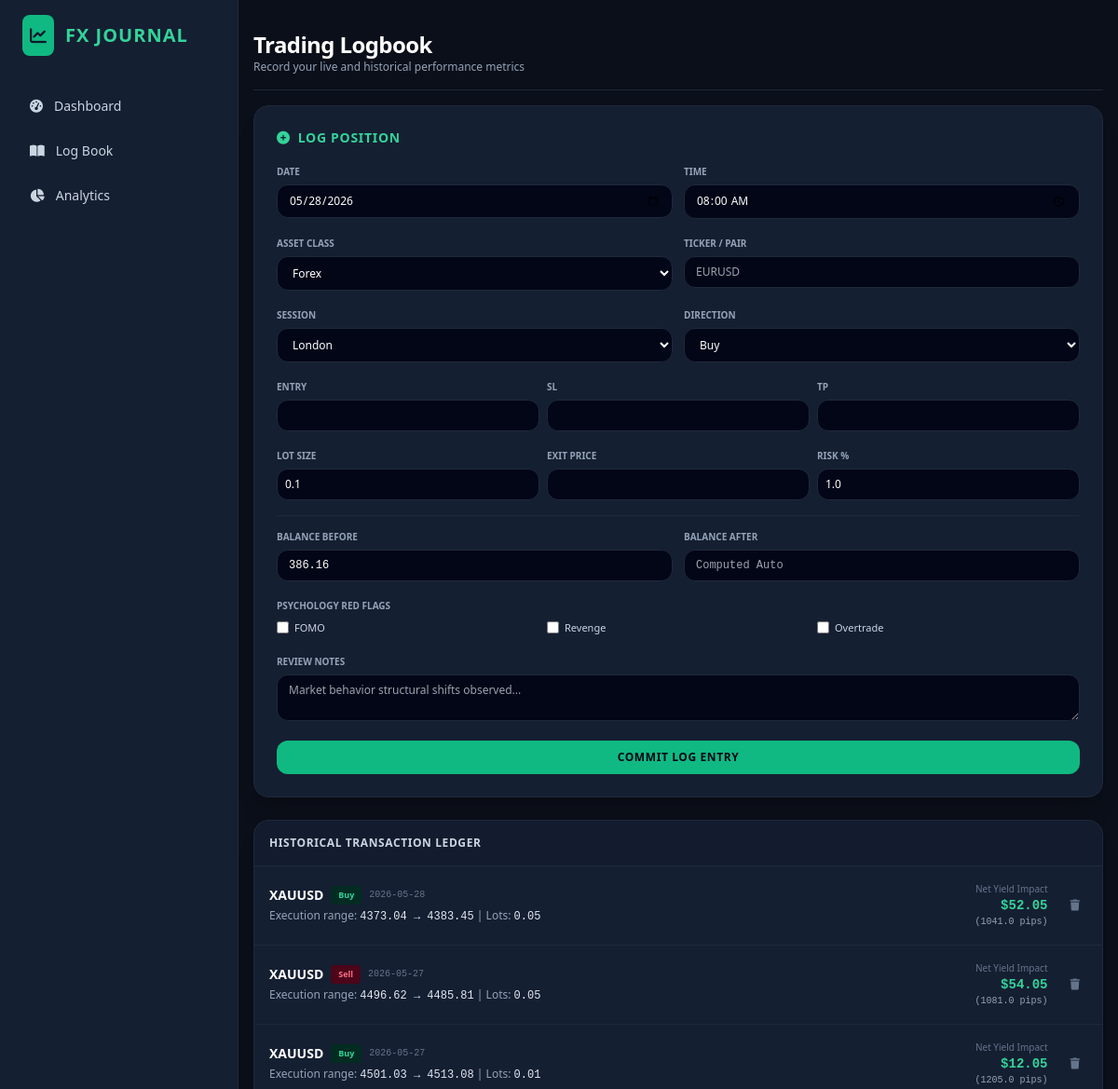
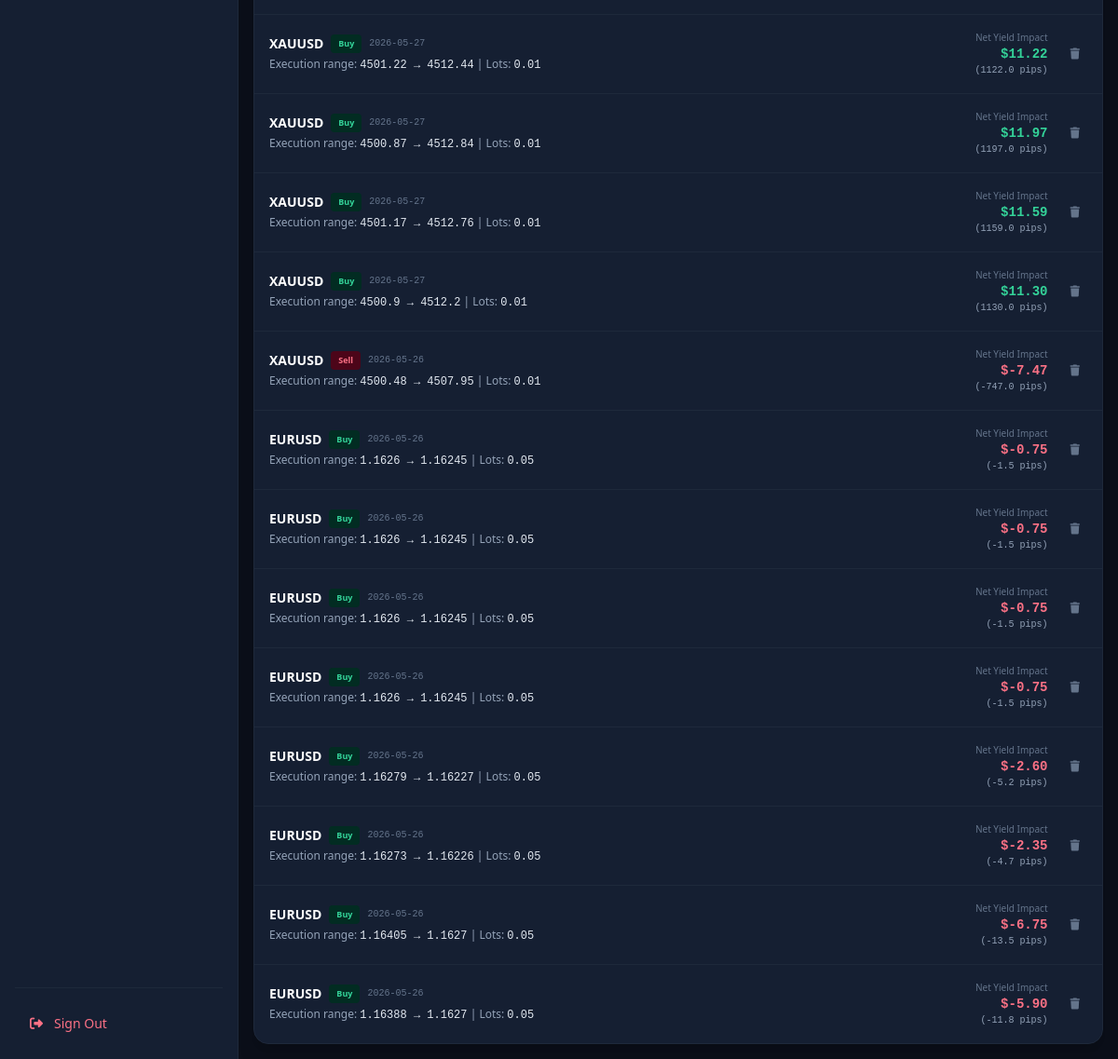
Page /journal (signed in) on the committed database (2 pictures, top to bottom).
### app/models.py (models this page shows, shortened)
class User(UserMixin, db.Model):
    __tablename__ = 'users'
    id = db.Column(db.Integer, primary_key=True)
    username = db.Column(db.String(64), unique=True, nullable=False, index=True)
    email = db.Column(db.String(120), unique=True, nullable=False, index=True)
    password_hash = db.Column(db.String(128), nullable=False)
    profile_pic = db.Column(db.String(255), default='default_profile.png')
    created_at = db.Column(db.DateTime, default=datetime.utcnow)
    accounts = db.relationship('Account', backref='owner', lazy=True, cascade="all, delete-orphan")
    trades = db.relationship('Trade', backref='trader', lazy=True, cascade="all, delete-orphan")

class Account(db.Model):
    __tablename__ = 'accounts'
    id = db.Column(db.Integer, primary_key=True)
    name = db.Column(db.String(64), nullable=False)
    account_type = db.Column(db.String(20), default='Live') # Demo / Live
    broker = db.Column(db.String(64), default='Generic Broker')
    currency = db.Column(db.String(10), default='USD')
    initial_balance = db.Column(db.Float, default=250.0)
    current_balance = db.Column(db.Float, default=250.0)
    user_id = db.Column(db.Integer, db.ForeignKey('users.id'), nullable=False)
    created_at = db.Column(db.DateTime, default=datetime.utcnow)

class Trade(db.Model):
    __tablename__ = 'trades'
    id = db.Column(db.Integer, primary_key=True)
    user_id = db.Column(db.Integer, db.ForeignKey('users.id'), nullable=False)
    date = db.Column(db.Date, nullable=False, default=datetime.utcnow().date)
    time = db.Column(db.Time, nullable=False)
    session = db.Column(db.String(20), nullable=False) # London, New York, Asian, Sydney
    pair = db.Column(db.String(20), nullable=False, index=True) # e.g. EURUSD, XAUUSD
    asset_class = db.Column(db.String(20), default='Forex') # Forex, Gold, Indices, Crypto
    direction = db.Column(db.String(10), nullable=False) # Buy / Sell
    entry_price = db.Column(db.Float, nullable=False)
    stop_loss = db.Column(db.Float, nullable=False)
    take_profit = db.Column(db.Float, nullable=False)
    exit_price = db.Column(db.Float, nullable=False)
    lot_size = db.Column(db.Float, nullable=False)
    risk_percentage = db.Column(db.Float, default=1.0)
    balance_before = db.Column(db.Float, nullable=False)
    balance_after = db.Column(db.Float, nullable=False)
    pip_gain_loss = db.Column(db.Float, default=0.0)
    rr_ratio = db.Column(db.Float, default=0.0)
    net_pnl = db.Column(db.Float, default=0.0)
    outcome = db.Column(db.String(15), default='Break-even') # Win, Loss, Break-even
    strategy = db.Column(db.String(60), default='Price Action')
    timeframe = db.Column(db.String(10), default='H1')
    confluence_count = db.Column(db.Integer, default=1)
    emotions_before = db.Column(db.String(30))
    emotions_after = db.Column(db.String(30))
    discipline_score = db.Column(db.Integer, default=5) # 1-5 scale
    flags = db.Column(db.String(100), default='') # JSON or comma-separated string e.g., 'FOMO, Revenge'
    notes = db.Column(db.Text)
    screenshot_before = db.Column(db.String(255))
    screenshot_after = db.Column(db.String(255))

### app/journal.py (the view, shortened to what this page needs)
@journal_bp.route('/journal', methods=['GET', 'POST'])
@login_required
def log_book():
    trades = Trade.query.filter_by(user_id=current_user.id).order_by(Trade.date.desc(), Trade.time.desc()).all()
    account = Account.query.filter_by(user_id=current_user.id).first()
    return render_template('journal.html', trades=trades, account=account)

### app/models.py (called while the page is built)
@login_manager.user_loader
def load_user(user_id):
    return User.query.get(int(user_id))

### app/templates/journal.html (shortened to what this page needs)
{% extends "base.html" %}
{% block content %}
<header class="flex justify-between items-center py-4 border-b border-slate-800">
    <div>
        <h1 class="text-2xl font-black text-white tracking-tight">Trading Logbook</h1>
        <p class="text-slate-400 text-xs">Record your live and historical performance metrics</p>
    </div>
</header>
<div class="grid grid-cols-1 xl:grid-cols-3 gap-6 mt-6">
    <div class="xl:col-span-1 bg-darkCard border border-slate-800 p-6 rounded-2xl shadow-xl h-fit">
        <h3 class="text-sm font-bold text-emerald-400 uppercase tracking-wider mb-4 flex items-center gap-2"><i class="fa-solid fa-plus-circle"></i> Log Position</h3>
        <form id="tradeForm" class="space-y-4">
            <div class="grid grid-cols-2 gap-3">
                <div>
                    <label class="block text-[10px] font-bold uppercase text-slate-400 mb-1">Date</label>
                    <input type="date" name="date" required value="{{ current_user.created_at.strftime('%Y-%m-%d') }}" class="w-full bg-slate-950 border border-slate-800 rounded-xl px-3 py-2 text-white text-xs">
                </div>
                <div>
                    <label class="block text-[10px] font-bold uppercase text-slate-400 mb-1">Time</label>
                    <input type="time" name="time" required value="08:00" class="w-full bg-slate-950 border border-slate-800 rounded-xl px-3 py-2 text-white text-xs">
                </div>
            </div>
            <div class="grid grid-cols-2 gap-3">
                <div>
                    <label class="block text-[10px] font-bold uppercase text-slate-400 mb-1">Asset Class</label>
                    <select name="asset_class" class="w-full bg-slate-950 border border-slate-800 rounded-xl px-3 py-2 text-white text-xs">
                        <option value="Forex">Forex</option>
                    </select>
                </div>
                <div>
                    <label class="block text-[10px] font-bold uppercase text-slate-400 mb-1">Ticker / Pair</label>
                    <input type="text" name="pair" placeholder="EURUSD" required class="w-full bg-slate-950 border border-slate-800 rounded-xl px-3 py-2 text-white text-xs uppercase">
                </div>
            </div>
            <div class="grid grid-cols-2 gap-3">
                <div>
                    <label class="block text-[10px] font-bold uppercase text-slate-400 mb-1">Session</label>
                    <select name="session" class="w-full bg-slate-950 border border-slate-800 rounded-xl px-3 py-2 text-white text-xs">
                        <option value="London">London</option>
                    </select>
                </div>
                <div>
                    <label class="block text-[10px] font-bold uppercase text-slate-400 mb-1">Direction</label>
                    <select name="direction" class="w-full bg-slate-950 border border-slate-800 rounded-xl px-3 py-2 text-white text-xs">
                        <option value="Buy">Buy</option>
                    </select>
                </div>
            </div>
            <div class="grid grid-cols-3 gap-2">
                <div>
                    <label class="block text-[10px] font-bold uppercase text-slate-400 mb-1">Entry</label>
                    <input type="number" step="any" id="entry_price" name="entry_price" required class="w-full bg-slate-950 border border-slate-800 rounded-xl px-2 py-2 text-white text-xs">
                </div>
                <div>
                    <label class="block text-[10px] font-bold uppercase text-slate-400 mb-1">SL</label>
                    <input type="number" step="any" id="stop_loss" name="stop_loss" required class="w-full bg-slate-950 border border-slate-800 rounded-xl px-2 py-2 text-white text-xs">
                </div>
                <div>
                    <label class="block text-[10px] font-bold uppercase text-slate-400 mb-1">TP</label>
                    <input type="number" step="any" id="take_profit" name="take_profit" required class="w-full bg-slate-950 border border-slate-800 rounded-xl px-2 py-2 text-white text-xs">
                </div>
            </div>
            <div class="grid grid-cols-3 gap-2">
                <div>
                    <label class="block text-[10px] font-bold uppercase text-slate-400 mb-1">Lot Size</label>
                    <input type="number" step="any" name="lot_size" required value="0.1" class="w-full bg-slate-950 border border-slate-800 rounded-xl px-2 py-2 text-white text-xs">
                </div>
                <div>
                    <label class="block text-[10px] font-bold uppercase text-slate-400 mb-1">Exit Price</label>
                    <input type="number" step="any" id="exit_price" name="exit_price" required class="w-full bg-slate-950 border border-slate-800 rounded-xl px-2 py-2 text-white text-xs">
                </div>
                <div>
                    <label class="block text-[10px] font-bold uppercase text-slate-400 mb-1">Risk %</label>
                    <input type="number" step="any" name="risk_percentage" value="1.0" class="w-full bg-slate-950 border border-slate-800 rounded-xl px-2 py-2 text-white text-xs">
                </div>
            </div>
            <div class="grid grid-cols-2 gap-3 border-t border-slate-800 pt-3">
                <div>
                    <label class="block text-[10px] font-bold uppercase text-slate-400 mb-1">Balance Before</label>
                    <input type="number" step="any" id="balance_before" name="balance_before" value="{{ account.current_balance if account else 250.0 }}" required class="w-full bg-slate-950 border border-slate-800 rounded-xl px-3 py-2 text-white text-xs font-mono">
                </div>
                <div>
                    <label class="block text-[10px] font-bold uppercase text-slate-400 mb-1">Balance After</label>
                    <input type="number" step="any" id="balance_after" name="balance_after" placeholder="Computed Auto" required class="w-full bg-slate-950 border border-slate-800 rounded-xl px-3 py-2 text-white text-xs font-mono">
                </div>
            </div>
            <div>
                <label class="block text-[10px] font-bold uppercase text-slate-400 mb-1">Psychology Red Flags</label>
                <div class="grid grid-cols-3 gap-2 mt-1">
                    <label class="flex items-center gap-1.5 text-[11px] text-slate-300"><input type="checkbox" name="flags" value="FOMO" class="rounded accent-emerald-500"> FOMO</label>
                    <label class="flex items-center gap-1.5 text-[11px] text-slate-300"><input type="checkbox" name="flags" value="Revenge" class="rounded accent-emerald-500"> Revenge</label>
                    <label class="flex items-center gap-1.5 text-[11px] text-slate-300"><input type="checkbox" name="flags" value="Overtrading" class="rounded accent-emerald-500"> Overtrade</label>
                </div>
            </div>
            <div>
                <label class="block text-[10px] font-bold uppercase text-slate-400 mb-1">Review Notes</label>
                <textarea name="notes" rows="2" placeholder="Market behavior structural shifts observed..." class="w-full bg-slate-950 border border-slate-800 rounded-xl px-3 py-2 text-white text-xs"></textarea>
            </div>
            <button type="submit" class="w-full bg-emerald-500 hover:bg-emerald-600 text-slate-950 font-black py-2.5 px-4 rounded-xl transition text-xs uppercase tracking-wider">Commit Log Entry</button>
        </form>
    </div>
    <div class="xl:col-span-2 space-y-4">
        <div class="bg-darkCard border border-slate-800 rounded-2xl overflow-hidden shadow-xl">
            <div class="p-4 bg-slate-900/40 border-b border-slate-800">
                <h3 class="font-bold text-slate-300 uppercase tracking-wider text-xs">Historical Transaction Ledger</h3>
            </div>
            <div class="divide-y divide-slate-800" id="ledgerContainer">
                {% for trade in trades %}
                <div class="p-4 hover:bg-slate-800/20 transition flex flex-col sm:flex-row justify-between gap-4 items-start sm:items-center text-xs group">
                    <div>
                        <div class="flex items-center gap-2">
                            <span class="font-black text-sm text-white">{{ trade.pair }}</span>
                            <span class="px-2 py-0.5 rounded font-bold text-[9px] {% if trade.direction == 'Buy' %}bg-emerald-950 text-emerald-400{% else %}bg-rose-950 text-rose-400{% endif %}">{{ trade.direction }}</span>
                            <span class="text-[10px] text-slate-500 font-mono">{{ trade.date }}</span>
                        </div>
                        <div class="text-slate-400 mt-1">
                            Execution range: <span class="text-slate-200 font-mono">{{ trade.entry_price }} &rarr; {{ trade.exit_price }}</span> | Lots: <span class="text-slate-200 font-mono">{{ trade.lot_size }}</span>
                        </div>
                    </div>
                    <div class="flex items-center gap-4 w-full sm:w-auto border-t sm:border-t-0 pt-2 sm:pt-0 border-slate-800 justify-between sm:justify-end">
                        <div class="text-left sm:text-right flex sm:flex-col justify-between sm:justify-center">
                            <span class="text-[10px] text-slate-500 sm:block hidden">Net Yield Impact</span>
                            <div class="font-mono font-black text-sm {% if trade.net_pnl >= 0 %}text-emerald-400{% else %}text-rose-400{% endif %}">
                                ${{ "%.2f"|format(trade.net_pnl) }}
                            </div>
                            <span class="text-[10px] font-mono block text-slate-400">({{ "%.1f"|format(trade.pip_gain_loss) }} pips)</span>
                        </div>
                        <button onclick="deleteTrade({{ trade.id }})" class="p-2 text-slate-500 hover:text-rose-500 hover:bg-rose-500/10 rounded-lg transition" title="Delete entry">
                            <i class="fa-solid fa-trash"></i>
                        </button>
                    </div>
                </div>
                {% else %}
                <div class="p-8 text-center text-slate-500">No transactions recorded in the ledger database architecture.</div>
                {% endfor %}
            </div>
        </div>
    </div>
</div>
{% endblock %}

### rows in the picture
User: date "05/28/2026"
Account: balance_before "386.16"
Trade: pair "XAUUSD", direction "Buy", date "2026-05-28", entry_price "4373.04", exit_price "4383.45", lot_size "0.05", net_pnl "52.05", pip_gain_loss "1041.0"
Trade: pair "XAUUSD", direction "Sell", date "2026-05-27", entry_price "4496.62", exit_price "4485.81", lot_size "0.05", net_pnl "54.05", pip_gain_loss "1081.0"
Trade: pair "XAUUSD", direction "Buy", date "2026-05-27", entry_price "4501.03", exit_price "4513.08", lot_size "0.01", net_pnl "12.05", pip_gain_loss "1205.0"
Trade: pair "XAUUSD", direction "Buy", date "2026-05-27", entry_price "4501.22", exit_price "4512.44", lot_size "0.01", net_pnl "11.22", pip_gain_loss "1122.0"
Trade: pair "XAUUSD", direction "Buy", date "2026-05-27", entry_price "4500.87", exit_price "4512.84", lot_size "0.01", net_pnl "11.97", pip_gain_loss "1197.0"
Trade: pair "XAUUSD", direction "Buy", date "2026-05-27", entry_price "4501.17", exit_price "4512.76", lot_size "0.01", net_pnl "11.59", pip_gain_loss "1159.0"
Trade: pair "XAUUSD", direction "Buy", date "2026-05-27", entry_price "4500.9", exit_price "4512.2", lot_size "0.01", net_pnl "11.30", pip_gain_loss "1130.0"
Trade: pair "XAUUSD", direction "Sell", date "2026-05-26", entry_price "4500.48", exit_price "4507.95", lot_size "0.01", net_pnl "-7.47", pip_gain_loss "-747.0"
Trade: pair "EURUSD", direction "Buy", date "2026-05-26", entry_price "1.1626", exit_price "1.16245", lot_size "0.05", net_pnl "-0.75", pip_gain_loss "-1.5"
Trade: pair "EURUSD", direction "Buy", date "2026-05-26", entry_price "1.1626", exit_price "1.16245", lot_size "0.05", net_pnl "-0.75", pip_gain_loss "-1.5"
Trade: pair "EURUSD", direction "Buy", date "2026-05-26", entry_price "1.1626", exit_price "1.16245", lot_size "0.05", net_pnl "-0.75", pip_gain_loss "-1.5"
Trade: pair "EURUSD", direction "Buy", date "2026-05-26", entry_price "1.1626", exit_price "1.16245", lot_size "0.05", net_pnl "-0.75", pip_gain_loss "-1.5"
Trade: pair "EURUSD", direction "Buy", date "2026-05-26", entry_price "1.16279", exit_price "1.16227", lot_size "0.05", net_pnl "-2.60", pip_gain_loss "-5.2"
Trade: pair "EURUSD", direction "Buy", date "2026-05-26", entry_price "1.16273", exit_price "1.16226", lot_size "0.05", net_pnl "-2.35", pip_gain_loss "-4.7"
Trade: pair "EURUSD", direction "Buy", date "2026-05-26", entry_price "1.16405", exit_price "1.1627", lot_size "0.05", net_pnl "-6.75", pip_gain_loss "-13.5"
Trade: pair "EURUSD", direction "Buy", date "2026-05-26", entry_price "1.16388", exit_price "1.1627", lot_size "0.05", net_pnl "-5.90", pip_gain_loss "-11.8"
